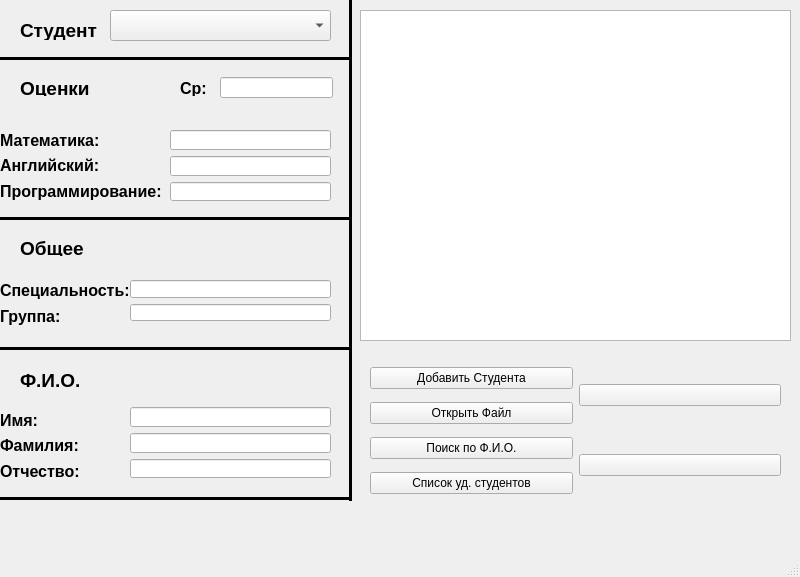
<?xml version="1.0" encoding="UTF-8"?>
<ui version="4.0">
 <class>MainWindow</class>
 <widget class="QMainWindow" name="MainWindow">
  <property name="geometry">
   <rect>
    <x>0</x>
    <y>0</y>
    <width>800</width>
    <height>577</height>
   </rect>
  </property>
  <property name="windowTitle">
   <string>MainWindow</string>
  </property>
  <widget class="QWidget" name="centralwidget">
   <widget class="QComboBox" name="comboBox">
    <property name="geometry">
     <rect>
      <x>110</x>
      <y>10</y>
      <width>221</width>
      <height>31</height>
     </rect>
    </property>
    <item>
     <property name="text">
      <string/>
     </property>
    </item>
   </widget>
   <widget class="QLabel" name="label">
    <property name="geometry">
     <rect>
      <x>20</x>
      <y>20</y>
      <width>81</width>
      <height>20</height>
     </rect>
    </property>
    <property name="font">
     <font>
      <pointsize>14</pointsize>
      <weight>75</weight>
      <bold>true</bold>
     </font>
    </property>
    <property name="text">
     <string>Студент</string>
    </property>
   </widget>
   <widget class="QLabel" name="label_10">
    <property name="geometry">
     <rect>
      <x>20</x>
      <y>80</y>
      <width>91</width>
      <height>16</height>
     </rect>
    </property>
    <property name="font">
     <font>
      <pointsize>14</pointsize>
      <weight>75</weight>
      <bold>true</bold>
     </font>
    </property>
    <property name="text">
     <string>Оценки</string>
    </property>
   </widget>
   <widget class="Line" name="line">
    <property name="geometry">
     <rect>
      <x>0</x>
      <y>50</y>
      <width>351</width>
      <height>16</height>
     </rect>
    </property>
    <property name="font">
     <font>
      <pointsize>20</pointsize>
      <weight>50</weight>
      <italic>false</italic>
      <bold>false</bold>
      <underline>false</underline>
      <strikeout>false</strikeout>
     </font>
    </property>
    <property name="frameShadow">
     <enum>QFrame::Plain</enum>
    </property>
    <property name="lineWidth">
     <number>3</number>
    </property>
    <property name="midLineWidth">
     <number>0</number>
    </property>
    <property name="orientation">
     <enum>Qt::Horizontal</enum>
    </property>
   </widget>
   <widget class="Line" name="line_2">
    <property name="geometry">
     <rect>
      <x>0</x>
      <y>210</y>
      <width>351</width>
      <height>16</height>
     </rect>
    </property>
    <property name="font">
     <font>
      <pointsize>20</pointsize>
      <weight>50</weight>
      <italic>false</italic>
      <bold>false</bold>
      <underline>false</underline>
      <strikeout>false</strikeout>
     </font>
    </property>
    <property name="frameShadow">
     <enum>QFrame::Plain</enum>
    </property>
    <property name="lineWidth">
     <number>3</number>
    </property>
    <property name="midLineWidth">
     <number>0</number>
    </property>
    <property name="orientation">
     <enum>Qt::Horizontal</enum>
    </property>
   </widget>
   <widget class="QLabel" name="label_11">
    <property name="geometry">
     <rect>
      <x>20</x>
      <y>240</y>
      <width>71</width>
      <height>16</height>
     </rect>
    </property>
    <property name="font">
     <font>
      <pointsize>14</pointsize>
      <weight>75</weight>
      <bold>true</bold>
     </font>
    </property>
    <property name="text">
     <string>Общее</string>
    </property>
   </widget>
   <widget class="Line" name="line_3">
    <property name="geometry">
     <rect>
      <x>0</x>
      <y>340</y>
      <width>351</width>
      <height>16</height>
     </rect>
    </property>
    <property name="font">
     <font>
      <pointsize>20</pointsize>
      <weight>50</weight>
      <italic>false</italic>
      <bold>false</bold>
      <underline>false</underline>
      <strikeout>false</strikeout>
     </font>
    </property>
    <property name="frameShadow">
     <enum>QFrame::Plain</enum>
    </property>
    <property name="lineWidth">
     <number>3</number>
    </property>
    <property name="midLineWidth">
     <number>0</number>
    </property>
    <property name="orientation">
     <enum>Qt::Horizontal</enum>
    </property>
   </widget>
   <widget class="QLabel" name="label_12">
    <property name="geometry">
     <rect>
      <x>20</x>
      <y>370</y>
      <width>61</width>
      <height>20</height>
     </rect>
    </property>
    <property name="font">
     <font>
      <pointsize>14</pointsize>
      <weight>75</weight>
      <bold>true</bold>
     </font>
    </property>
    <property name="text">
     <string>Ф.И.О.</string>
    </property>
   </widget>
   <widget class="Line" name="line_4">
    <property name="geometry">
     <rect>
      <x>0</x>
      <y>490</y>
      <width>351</width>
      <height>16</height>
     </rect>
    </property>
    <property name="font">
     <font>
      <pointsize>20</pointsize>
      <weight>50</weight>
      <italic>false</italic>
      <bold>false</bold>
      <underline>false</underline>
      <strikeout>false</strikeout>
     </font>
    </property>
    <property name="frameShadow">
     <enum>QFrame::Plain</enum>
    </property>
    <property name="lineWidth">
     <number>3</number>
    </property>
    <property name="midLineWidth">
     <number>0</number>
    </property>
    <property name="orientation">
     <enum>Qt::Horizontal</enum>
    </property>
   </widget>
   <widget class="Line" name="line_5">
    <property name="geometry">
     <rect>
      <x>340</x>
      <y>0</y>
      <width>20</width>
      <height>501</height>
     </rect>
    </property>
    <property name="frameShadow">
     <enum>QFrame::Plain</enum>
    </property>
    <property name="lineWidth">
     <number>3</number>
    </property>
    <property name="midLineWidth">
     <number>0</number>
    </property>
    <property name="orientation">
     <enum>Qt::Vertical</enum>
    </property>
   </widget>
   <widget class="QLabel" name="label_13">
    <property name="geometry">
     <rect>
      <x>180</x>
      <y>80</y>
      <width>31</width>
      <height>16</height>
     </rect>
    </property>
    <property name="font">
     <font>
      <pointsize>12</pointsize>
      <weight>75</weight>
      <bold>true</bold>
     </font>
    </property>
    <property name="text">
     <string>Ср:</string>
    </property>
   </widget>
   <widget class="QLineEdit" name="lineEVG">
    <property name="geometry">
     <rect>
      <x>220</x>
      <y>77</y>
      <width>113</width>
      <height>21</height>
     </rect>
    </property>
   </widget>
   <widget class="QWidget" name="layoutWidget">
    <property name="geometry">
     <rect>
      <x>0</x>
      <y>280</y>
      <width>128</width>
      <height>46</height>
     </rect>
    </property>
    <layout class="QVBoxLayout" name="verticalLayout_2">
     <item>
      <widget class="QLabel" name="label_5">
       <property name="font">
        <font>
         <pointsize>12</pointsize>
         <weight>75</weight>
         <bold>true</bold>
        </font>
       </property>
       <property name="text">
        <string>Специальность:</string>
       </property>
      </widget>
     </item>
     <item>
      <widget class="QLabel" name="label_6">
       <property name="font">
        <font>
         <pointsize>12</pointsize>
         <weight>75</weight>
         <bold>true</bold>
        </font>
       </property>
       <property name="text">
        <string>Группа:</string>
       </property>
      </widget>
     </item>
    </layout>
   </widget>
   <widget class="QWidget" name="layoutWidget">
    <property name="geometry">
     <rect>
      <x>0</x>
      <y>410</y>
      <width>82</width>
      <height>71</height>
     </rect>
    </property>
    <layout class="QVBoxLayout" name="verticalLayout_3">
     <item>
      <widget class="QLabel" name="label_7">
       <property name="font">
        <font>
         <pointsize>12</pointsize>
         <weight>75</weight>
         <bold>true</bold>
        </font>
       </property>
       <property name="layoutDirection">
        <enum>Qt::RightToLeft</enum>
       </property>
       <property name="text">
        <string>Имя:</string>
       </property>
      </widget>
     </item>
     <item>
      <widget class="QLabel" name="label_8">
       <property name="font">
        <font>
         <pointsize>12</pointsize>
         <weight>75</weight>
         <bold>true</bold>
        </font>
       </property>
       <property name="text">
        <string>Фамилия:</string>
       </property>
      </widget>
     </item>
     <item>
      <widget class="QLabel" name="label_9">
       <property name="font">
        <font>
         <pointsize>12</pointsize>
         <weight>75</weight>
         <bold>true</bold>
        </font>
       </property>
       <property name="text">
        <string>Отчество:</string>
       </property>
      </widget>
     </item>
    </layout>
   </widget>
   <widget class="QWidget" name="layoutWidget">
    <property name="geometry">
     <rect>
      <x>0</x>
      <y>130</y>
      <width>164</width>
      <height>71</height>
     </rect>
    </property>
    <layout class="QVBoxLayout" name="verticalLayout">
     <item>
      <widget class="QLabel" name="label_2">
       <property name="font">
        <font>
         <pointsize>12</pointsize>
         <weight>75</weight>
         <bold>true</bold>
        </font>
       </property>
       <property name="text">
        <string>Математика:</string>
       </property>
      </widget>
     </item>
     <item>
      <widget class="QLabel" name="label_3">
       <property name="font">
        <font>
         <pointsize>12</pointsize>
         <weight>75</weight>
         <bold>true</bold>
        </font>
       </property>
       <property name="text">
        <string>Английский:</string>
       </property>
      </widget>
     </item>
     <item>
      <widget class="QLabel" name="label_4">
       <property name="font">
        <font>
         <pointsize>12</pointsize>
         <weight>75</weight>
         <bold>true</bold>
        </font>
       </property>
       <property name="text">
        <string>Программирование:</string>
       </property>
      </widget>
     </item>
    </layout>
   </widget>
   <widget class="QWidget" name="layoutWidget">
    <property name="geometry">
     <rect>
      <x>170</x>
      <y>130</y>
      <width>161</width>
      <height>71</height>
     </rect>
    </property>
    <layout class="QVBoxLayout" name="verticalLayout_4">
     <item>
      <widget class="QLineEdit" name="lineMATH"/>
     </item>
     <item>
      <widget class="QLineEdit" name="lineENG"/>
     </item>
     <item>
      <widget class="QLineEdit" name="linePROG"/>
     </item>
    </layout>
   </widget>
   <widget class="QWidget" name="layoutWidget">
    <property name="geometry">
     <rect>
      <x>130</x>
      <y>280</y>
      <width>201</width>
      <height>41</height>
     </rect>
    </property>
    <layout class="QVBoxLayout" name="verticalLayout_5">
     <item>
      <widget class="QLineEdit" name="lineSPEC"/>
     </item>
     <item>
      <widget class="QLineEdit" name="lineGROUP"/>
     </item>
    </layout>
   </widget>
   <widget class="QWidget" name="layoutWidget">
    <property name="geometry">
     <rect>
      <x>130</x>
      <y>407</y>
      <width>201</width>
      <height>71</height>
     </rect>
    </property>
    <layout class="QVBoxLayout" name="verticalLayout_6">
     <item>
      <widget class="QLineEdit" name="lineNAME"/>
     </item>
     <item>
      <widget class="QLineEdit" name="lineSUR"/>
     </item>
     <item>
      <widget class="QLineEdit" name="lineDAD"/>
     </item>
    </layout>
   </widget>
   <widget class="QTextBrowser" name="textBrowser">
    <property name="geometry">
     <rect>
      <x>360</x>
      <y>10</y>
      <width>431</width>
      <height>331</height>
     </rect>
    </property>
   </widget>
   <widget class="QWidget" name="layoutWidget">
    <property name="geometry">
     <rect>
      <x>370</x>
      <y>360</y>
      <width>411</width>
      <height>141</height>
     </rect>
    </property>
    <layout class="QGridLayout" name="gridLayout">
     <item row="0" column="0">
      <widget class="QPushButton" name="addStudent">
       <property name="text">
        <string>Добавить Студента</string>
       </property>
      </widget>
     </item>
     <item row="0" column="1" rowspan="2">
      <widget class="QPushButton" name="sortGroup">
       <property name="sizePolicy">
        <sizepolicy hsizetype="Minimum" vsizetype="Fixed">
         <horstretch>0</horstretch>
         <verstretch>0</verstretch>
        </sizepolicy>
       </property>
       <property name="contextMenuPolicy">
        <enum>Qt::NoContextMenu</enum>
       </property>
       <property name="text">
        <string/>
       </property>
      </widget>
     </item>
     <item row="1" column="0">
      <widget class="QPushButton" name="chooseFile">
       <property name="text">
        <string>Открыть Файл</string>
       </property>
      </widget>
     </item>
     <item row="2" column="0">
      <widget class="QPushButton" name="search">
       <property name="text">
        <string>Поиск по Ф.И.О.</string>
       </property>
      </widget>
     </item>
     <item row="2" column="1" rowspan="2">
      <widget class="QPushButton" name="sort">
       <property name="sizePolicy">
        <sizepolicy hsizetype="Minimum" vsizetype="Fixed">
         <horstretch>0</horstretch>
         <verstretch>0</verstretch>
        </sizepolicy>
       </property>
       <property name="contextMenuPolicy">
        <enum>Qt::NoContextMenu</enum>
       </property>
       <property name="text">
        <string/>
       </property>
      </widget>
     </item>
     <item row="3" column="0">
      <widget class="QPushButton" name="listStudents">
       <property name="text">
        <string>Список уд. студентов</string>
       </property>
      </widget>
     </item>
    </layout>
   </widget>
  </widget>
  <widget class="QMenuBar" name="menubar">
   <property name="geometry">
    <rect>
     <x>0</x>
     <y>0</y>
     <width>800</width>
     <height>22</height>
    </rect>
   </property>
  </widget>
  <widget class="QStatusBar" name="statusbar"/>
 </widget>
 <resources/>
 <connections/>
</ui>
